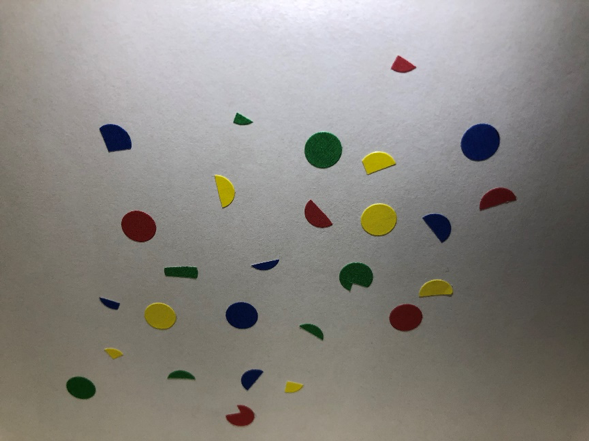
#> input picture 56875876-detect-circles-with-specific-colors/1.png, 589 x 441 px
$ python detect_circles_with_specific_color.py
#> lines starting #> are read from the running program, lines starting #| are printed output that depends on the picture; after the words box and inside, x2 and y2 are one past the last pixel; in counts of white or black regions, pixels touching at a corner belong together
import numpy as np
import cv2

image = cv2.imread('1.png')
#> image is the input picture: shape (441, 589, 3); mean B, G, R 129, 134.2, 137.2
original = image.copy()
image = cv2.cvtColor(image, cv2.COLOR_BGR2HSV)
#> image: shape (441, 589, 3); mean H, S, V 53.3, 29.4, 139.7
lower = np.array([0, 208, 94], dtype="uint8")
upper = np.array([179, 255, 232], dtype="uint8")
mask = cv2.inRange(image, lower, upper)
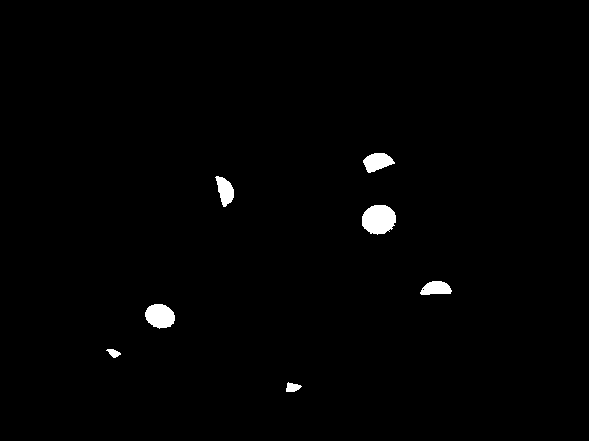
#> mask: shape (441, 589); 1% white; 7 white regions

cnts = cv2.findContours(mask, cv2.RETR_EXTERNAL, cv2.CHAIN_APPROX_SIMPLE)
#> cnts = 7 contours; box (x1, y1, x2, y2) and area: (362, 205, 396, 235) 752, (145, 304, 175, 329) 529, (363, 153, 395, 173) 378, (215, 176, 234, 207) 322, (420, 281, 452, 295) 300, (286, 382, 302, 392) 88, (106, 349, 121, 358) 62
cnts = cnts[0] if len(cnts) == 2 else cnts[1]

for c in cnts:
    perimeter = cv2.arcLength(c, True)
    approx = cv2.approxPolyDP(c, 0.04 * perimeter, True)
    if len(approx) > 5:
        cv2.drawContours(original, [c], -1, (36, 255, 12), -1)
#> this loop made 7 passes
#> (perimeter, approx) on passes 1, 2, 4, 7: (41.56, [[286, 391], [294, 391], [301, 386], [288, 382]]), (35.8, [[106, 350], [113, 357], [120, 354], [113, 349]]), (76.87, [[420, 292], [451, 290], [444, 282], [432, 281]]), (83.01, [[363, 160], [368, 172], [394, 163], [384, 153]])
#> perimeter on passes 3, 5, 6: 89.6, 112, 81.36
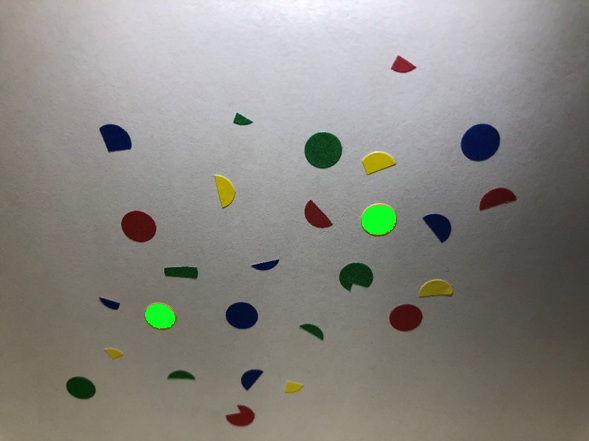
#> original: shape (441, 589, 3); 0.53% of pixels changed, all inside (x1, y1, x2, y2) = (145, 205, 396, 329)

cv2.imshow('mask', mask)
cv2.imshow('original', original)
cv2.imwrite('mask.png', mask)
cv2.imwrite('original.png', original)
cv2.waitKey()
